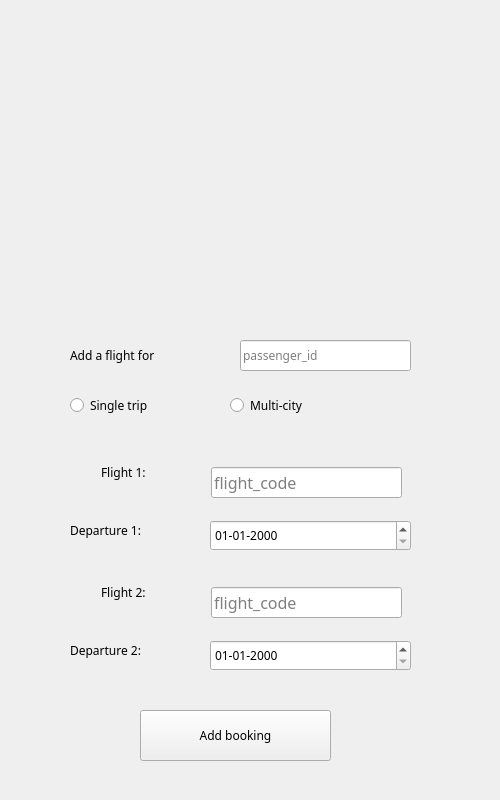
<?xml version="1.0" encoding="UTF-8"?>
<ui version="4.0">
 <class>addBooking</class>
 <widget class="QWidget" name="addBooking">
  <property name="geometry">
   <rect>
    <x>0</x>
    <y>0</y>
    <width>500</width>
    <height>800</height>
   </rect>
  </property>
  <property name="sizePolicy">
   <sizepolicy hsizetype="Preferred" vsizetype="Preferred">
    <horstretch>0</horstretch>
    <verstretch>0</verstretch>
   </sizepolicy>
  </property>
  <property name="minimumSize">
   <size>
    <width>500</width>
    <height>800</height>
   </size>
  </property>
  <property name="maximumSize">
   <size>
    <width>500</width>
    <height>800</height>
   </size>
  </property>
  <property name="windowTitle">
   <string>Add Booking</string>
  </property>
  <widget class="QLabel" name="label">
   <property name="geometry">
    <rect>
     <x>0</x>
     <y>0</y>
     <width>501</width>
     <height>801</height>
    </rect>
   </property>
   <property name="text">
    <string/>
   </property>
   <property name="pixmap">
    <pixmap resource="rscConfig.qrc">:/icons/Resources/Icons/empty.png</pixmap>
   </property>
   <property name="scaledContents">
    <bool>true</bool>
   </property>
  </widget>
  <widget class="QLabel" name="label_2">
   <property name="geometry">
    <rect>
     <x>70</x>
     <y>330</y>
     <width>171</width>
     <height>51</height>
    </rect>
   </property>
   <property name="font">
    <font>
     <family>8514oem</family>
    </font>
   </property>
   <property name="text">
    <string>Add a flight for</string>
   </property>
   <property name="buddy">
    <cstring>passenger_id</cstring>
   </property>
  </widget>
  <widget class="QLineEdit" name="passenger_id">
   <property name="geometry">
    <rect>
     <x>240</x>
     <y>340</y>
     <width>171</width>
     <height>31</height>
    </rect>
   </property>
   <property name="font">
    <font>
     <family>8514oem</family>
    </font>
   </property>
   <property name="placeholderText">
    <string>passenger_id</string>
   </property>
  </widget>
  <widget class="QRadioButton" name="bool_singletrip">
   <property name="geometry">
    <rect>
     <x>70</x>
     <y>390</y>
     <width>141</width>
     <height>31</height>
    </rect>
   </property>
   <property name="font">
    <font>
     <family>8514oem</family>
    </font>
   </property>
   <property name="text">
    <string>Single trip</string>
   </property>
   <property name="checkable">
    <bool>true</bool>
   </property>
   <property name="checked">
    <bool>false</bool>
   </property>
  </widget>
  <widget class="QRadioButton" name="bool_multicity">
   <property name="geometry">
    <rect>
     <x>230</x>
     <y>390</y>
     <width>131</width>
     <height>31</height>
    </rect>
   </property>
   <property name="font">
    <font>
     <family>8514oem</family>
    </font>
   </property>
   <property name="text">
    <string>Multi-city</string>
   </property>
  </widget>
  <widget class="QLineEdit" name="flight_code1">
   <property name="geometry">
    <rect>
     <x>211</x>
     <y>467</y>
     <width>191</width>
     <height>31</height>
    </rect>
   </property>
   <property name="font">
    <font>
     <family>8514oem</family>
     <pointsize>12</pointsize>
    </font>
   </property>
   <property name="placeholderText">
    <string>flight_code</string>
   </property>
  </widget>
  <widget class="QDateEdit" name="date_departure1">
   <property name="geometry">
    <rect>
     <x>210</x>
     <y>520</y>
     <width>201</width>
     <height>31</height>
    </rect>
   </property>
   <property name="font">
    <font>
     <family>8514oem</family>
    </font>
   </property>
   <property name="displayFormat">
    <string>MM-dd-yyyy</string>
   </property>
  </widget>
  <widget class="QLabel" name="label_3">
   <property name="geometry">
    <rect>
     <x>101</x>
     <y>447</y>
     <width>91</width>
     <height>51</height>
    </rect>
   </property>
   <property name="font">
    <font>
     <family>8514oem</family>
    </font>
   </property>
   <property name="text">
    <string>Flight 1:</string>
   </property>
   <property name="buddy">
    <cstring>flight_code1</cstring>
   </property>
  </widget>
  <widget class="QLabel" name="label_4">
   <property name="geometry">
    <rect>
     <x>70</x>
     <y>510</y>
     <width>121</width>
     <height>41</height>
    </rect>
   </property>
   <property name="font">
    <font>
     <family>8514oem</family>
    </font>
   </property>
   <property name="text">
    <string>Departure 1:</string>
   </property>
   <property name="buddy">
    <cstring>date_departure1</cstring>
   </property>
  </widget>
  <widget class="QLabel" name="label_5">
   <property name="geometry">
    <rect>
     <x>101</x>
     <y>567</y>
     <width>91</width>
     <height>51</height>
    </rect>
   </property>
   <property name="font">
    <font>
     <family>8514oem</family>
    </font>
   </property>
   <property name="text">
    <string>Flight 2:</string>
   </property>
   <property name="buddy">
    <cstring>flight_code1</cstring>
   </property>
  </widget>
  <widget class="QLabel" name="label_6">
   <property name="geometry">
    <rect>
     <x>70</x>
     <y>630</y>
     <width>121</width>
     <height>41</height>
    </rect>
   </property>
   <property name="font">
    <font>
     <family>8514oem</family>
    </font>
   </property>
   <property name="text">
    <string>Departure 2:</string>
   </property>
   <property name="buddy">
    <cstring>date_departure1</cstring>
   </property>
  </widget>
  <widget class="QLineEdit" name="flight_code2">
   <property name="geometry">
    <rect>
     <x>211</x>
     <y>587</y>
     <width>191</width>
     <height>31</height>
    </rect>
   </property>
   <property name="font">
    <font>
     <family>8514oem</family>
     <pointsize>12</pointsize>
    </font>
   </property>
   <property name="placeholderText">
    <string>flight_code</string>
   </property>
  </widget>
  <widget class="QDateEdit" name="date_departure2">
   <property name="geometry">
    <rect>
     <x>210</x>
     <y>640</y>
     <width>201</width>
     <height>31</height>
    </rect>
   </property>
   <property name="font">
    <font>
     <family>8514oem</family>
    </font>
   </property>
   <property name="displayFormat">
    <string>MM-dd-yyyy</string>
   </property>
  </widget>
  <widget class="QPushButton" name="btn_addBooking">
   <property name="geometry">
    <rect>
     <x>140</x>
     <y>710</y>
     <width>191</width>
     <height>51</height>
    </rect>
   </property>
   <property name="font">
    <font>
     <family>8514oem</family>
    </font>
   </property>
   <property name="text">
    <string>Add booking</string>
   </property>
  </widget>
 </widget>
 <resources>
  <include location="rscConfig.qrc"/>
  <include location="../../.designer/backup/rscConfig.qrc"/>
 </resources>
 <connections>
  <connection>
   <sender>bool_singletrip</sender>
   <signal>clicked()</signal>
   <receiver>label_5</receiver>
   <slot>hide()</slot>
   <hints>
    <hint type="sourcelabel">
     <x>152</x>
     <y>373</y>
    </hint>
    <hint type="destinationlabel">
     <x>116</x>
     <y>564</y>
    </hint>
   </hints>
  </connection>
  <connection>
   <sender>bool_singletrip</sender>
   <signal>clicked()</signal>
   <receiver>label_6</receiver>
   <slot>hide()</slot>
   <hints>
    <hint type="sourcelabel">
     <x>117</x>
     <y>365</y>
    </hint>
    <hint type="destinationlabel">
     <x>104</x>
     <y>604</y>
    </hint>
   </hints>
  </connection>
  <connection>
   <sender>bool_singletrip</sender>
   <signal>clicked()</signal>
   <receiver>flight_code2</receiver>
   <slot>hide()</slot>
   <hints>
    <hint type="sourcelabel">
     <x>191</x>
     <y>372</y>
    </hint>
    <hint type="destinationlabel">
     <x>248</x>
     <y>576</y>
    </hint>
   </hints>
  </connection>
  <connection>
   <sender>bool_singletrip</sender>
   <signal>clicked()</signal>
   <receiver>date_departure2</receiver>
   <slot>hide()</slot>
   <hints>
    <hint type="sourcelabel">
     <x>124</x>
     <y>374</y>
    </hint>
    <hint type="destinationlabel">
     <x>227</x>
     <y>609</y>
    </hint>
   </hints>
  </connection>
  <connection>
   <sender>bool_multicity</sender>
   <signal>clicked()</signal>
   <receiver>label_5</receiver>
   <slot>show()</slot>
   <hints>
    <hint type="sourcelabel">
     <x>296</x>
     <y>368</y>
    </hint>
    <hint type="destinationlabel">
     <x>120</x>
     <y>543</y>
    </hint>
   </hints>
  </connection>
  <connection>
   <sender>bool_multicity</sender>
   <signal>clicked()</signal>
   <receiver>flight_code2</receiver>
   <slot>show()</slot>
   <hints>
    <hint type="sourcelabel">
     <x>327</x>
     <y>380</y>
    </hint>
    <hint type="destinationlabel">
     <x>330</x>
     <y>567</y>
    </hint>
   </hints>
  </connection>
  <connection>
   <sender>bool_multicity</sender>
   <signal>clicked()</signal>
   <receiver>date_departure2</receiver>
   <slot>show()</slot>
   <hints>
    <hint type="sourcelabel">
     <x>267</x>
     <y>374</y>
    </hint>
    <hint type="destinationlabel">
     <x>303</x>
     <y>624</y>
    </hint>
   </hints>
  </connection>
  <connection>
   <sender>bool_multicity</sender>
   <signal>clicked()</signal>
   <receiver>label_6</receiver>
   <slot>show()</slot>
   <hints>
    <hint type="sourcelabel">
     <x>255</x>
     <y>368</y>
    </hint>
    <hint type="destinationlabel">
     <x>70</x>
     <y>611</y>
    </hint>
   </hints>
  </connection>
 </connections>
</ui>
